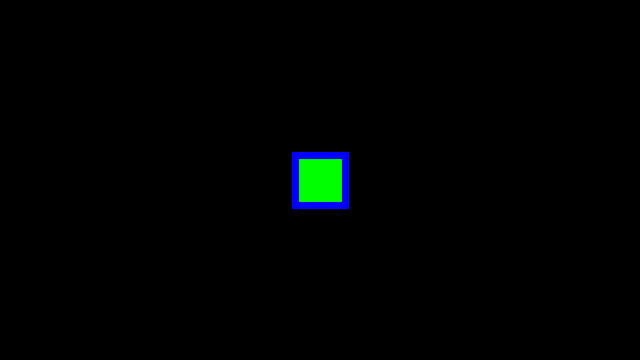
Frame 1 (no input)
Frame 60 (the mouse pressed at the canvas centre just before this capture): identical to frame 1, image omitted
Frame 120 (the mouse held since frame 60 and released just before this capture): identical to frame 1, image omitted

The Processing sketch that drew this single still picture (run headless with seeded random() and noise(); from frame 60 on, the mouse is pressed at the canvas centre):

// Processing sketch: w2_stp7
// ── w2_stp7.pde
float squareSize = random(50, 150);
float lineWidth = random(4, 16);

void setup() {
  size(640, 360);
  background(0);
  rectMode(CENTER);
}

void draw() {
  background(0);
  strokeWeight(lineWidth);
  stroke(0, 0, 255);
  fill(0, 255, 0);
  square(width * 0.5, height * 0.5, 50);
}
